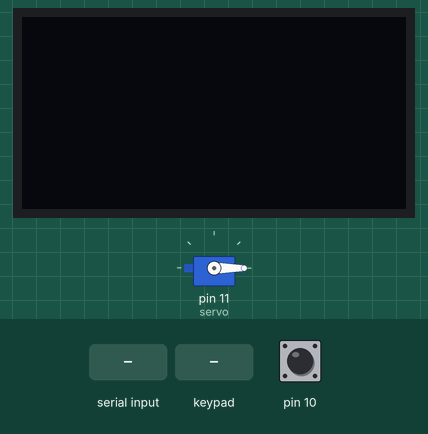
Recording of a sketch running on a simulated Arduino Uno, built with avr-gcc and run on an emulated ATmega328P. Parts: 128×64 one-colour display, servo. The inputs (shaded band) are chosen by the test bench; at power-on: pin 10 HIGH. What the sketch prints to the serial monitor is not drawn.

Above: at 1.2 s.
1.3 s: "30,150\n" received over Serial
At 1.7 s:
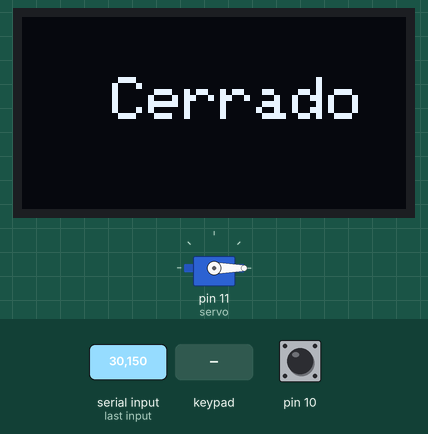
4.3 s: key 'A' pressed
At 5.6 s:
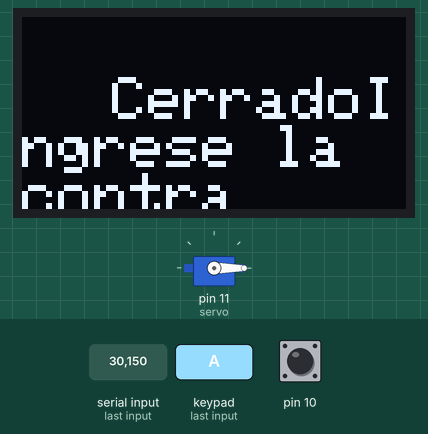
5.9 s: keypad keys 9 8 7 6 A pressed 0.4 s apart
At 8.3 s:
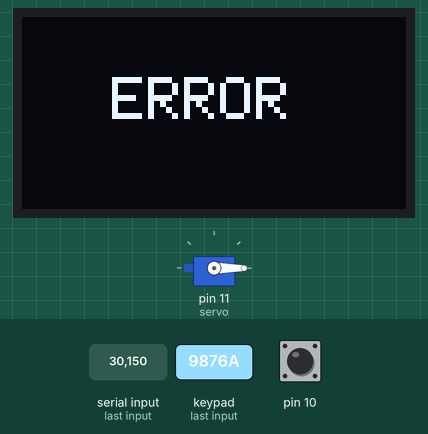
9.4 s: key 'B' pressed
At 10.4 s:
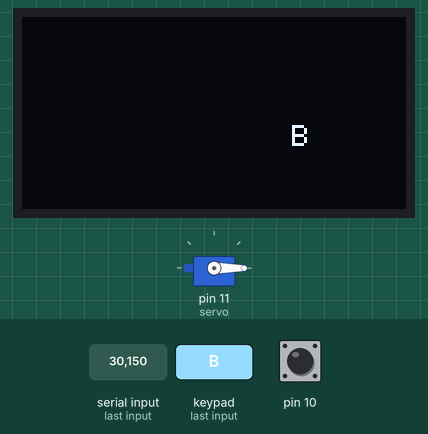
10.9 s: key 'D' pressed
At 13.7 s:
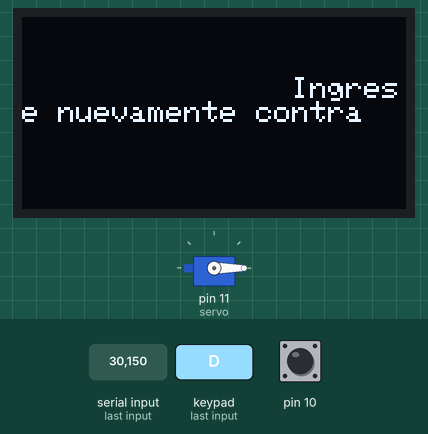
13.9 s: "1" received over Serial
At 14.9 s:
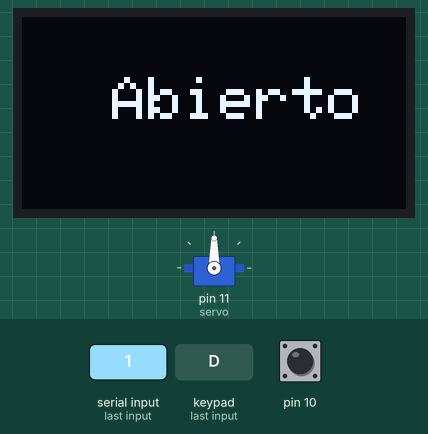
Timing chart, 0 to 16.4 s (numbered marks = the images above; inputs shaded):
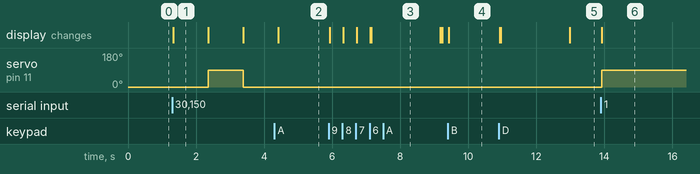

Measured:
- after the input at 1.3 s, servo on pin 11 (servo): 0° → 90° after 1.1 s, → 0° 1.0 s later; the display: changes at once (image 1)
- after the input at 4.3 s, the display: changes after 0.11 s (image 2)
- after the input at 5.9 s, the display: first changes at once (image 3 shows a later state)
- after the input at 9.4 s, the display: changes at once (image 4)
- after the input at 10.9 s, the display: first changes at once (image 5 shows a later state)
- after the input at 13.9 s, servo on pin 11 (servo): 0° → 90° at once; the display: changes at once (image 6)
- what the display in image 1 shows lasts 1.1 s, from 1.3 s to 2.4 s

The sketch:

Puerta_candado.ino
```cpp
#include <SPI.h>
#include <Wire.h>
#include <Adafruit_GFX.h>
#include <Adafruit_SSD1306.h>
#include <LiquidCrystal_I2C.h> // Incluir la libreria LiquidCrystal_I2C
#include <Keypad.h>            // Incluir la libreria Keypad
#include <Servo.h>             // Incluir la libreria Servo
#include <EEPROM.h>           //incluir libreria EEPROM para guardar datos por si se apaga la placa
Adafruit_SSD1306 display = Adafruit_SSD1306(128, 64, &Wire);
int estado=0;                  // 0=cerrado 1=abierto
Servo servo;                 // Crea el objeto servo
const byte FILAS = 4;          // define numero de filas
const byte COLUMNAS = 4;       // define numero de columnas
char keys[FILAS][COLUMNAS] = {    // define la distribucion de teclas
  {'1','2','3','A'},
  {'4','5','6','B'},
  {'7','8','9','C'},
  {'*','0','#','D'}
};
byte pinesFilas[FILAS] = {9,8,7,6};         // pines correspondientes a las filas
byte pinesColumnas[COLUMNAS] = {5,4,3,2};  // pines correspondientes a las columnas
Keypad teclado = Keypad(makeKeymap(keys), pinesFilas, pinesColumnas, FILAS, COLUMNAS);  // crea objeto teclado
int value,pw,currentpw=1234;
int guardado =0;
char key;
char valor = 0;

void setup(){

  Serial.begin(9600);
  teclado.setHoldTime(1000);
  EEPROM.get(0,pw);
  if(pw!=currentpw &&pw>0){
    currentpw=pw;
    }
    display.clearDisplay();
    Serial.println(currentpw);
  display.begin(SSD1306_SWITCHCAPVCC, 0x3C); // Otra direccion es la 0x3D
  display.clearDisplay();
  display.setTextColor(SSD1306_WHITE);
 servo.attach(11);        // Asocia el servo1 al pin 11
 servo.write(0);                // Gira el servo a 0 grados
 limpia();
}
int password(void){
  int pass,i=0;
  String keyword;
  while(i<4){
    key= teclado.waitForKey();
    display.clearDisplay();
    display.print(key);
    display.display();
    if(key >='0'&& key<='9'){
     keyword+=key;
     i++;
      }
      if(key=='D'){
        i=4;
        Serial.print("nashe");}
      }
    if(keyword.length()>0){
      pass = keyword.toInt();}
    else{
      pass =0;
      }
      return (pass);
}
void loop(){
  char keyop;
  if(Serial.available()>0){
    valor = Serial.read();

  if(valor == '1'){
  display.clearDisplay();         // Borra la pantalla
  display.setTextSize(2);         // Tamaño de la fuente del texto 1 - 2 - 3 - 4 - 5
  display.setCursor(30,20);       // (X,Y) . (Horizontal, Vertical)
  display.print("Abierto");  // texto a mostrar / si es variable sin comillas
  display.display() ;       // Muestra el Texto en la pantalla
  servo.write(90);
  Serial.println(valor);
  estado = 1; // valor en 1 por si quiere cambiar la clave del teclado
  delay(1000);}
  if(valor == '0'){
  display.clearDisplay();         // Borra la pantalla
  display.setTextSize(2);         // Tamaño de la fuente del texto 1 - 2 - 3 - 4 - 5
  display.setCursor(30,20);       // (X,Y) . (Horizontal, Vertical)
  display.print("Cerrado");  // texto a mostrar / si es variable sin comillas
  display.display();
    servo.write(0);
    Serial.println(valor);
    estado = 0; // cambiar valor por si quiere cambiar clave de candado
    delay(1000);}
  }
  key=teclado.getKey();

  if(key>='A' && key<='C'){
     keyop = key;
     Serial.println(keyop);
     display.print("Ingrese la contra");
     display.display();
     pw = password();
     if(pw == currentpw){
      abierto();
  }
  else{
    error();}
  }
  if((digitalRead(10)==0)&& (estado==1)){
        nueva_clave();}


}

  void error(){

  display.clearDisplay();         // Borra la pantalla
  display.setTextSize(2);         // Tamaño de la fuente del texto 1 - 2 - 3 - 4 - 5
  display.setCursor(30,20);       // (X,Y) . (Horizontal, Vertical)
  display.print("ERROR");  // texto a mostrar / si es variable sin comillas
  display.display();
  delay(2000);
  display.clearDisplay();
  display.setTextSize(1);
  display.print("Ingrese nuevamente contra");
  display.display();
  limpia();
}
/////////////////////abierto o cerrado //////////////////////////////
void abierto(){
   if(estado==0){
      estado=1;
  display.clearDisplay();         // Borra la pantalla
  display.setTextSize(2);         // Tamaño de la fuente del texto 1 - 2 - 3 - 4 - 5
  display.setCursor(30,20);       // (X,Y) . (Horizontal, Vertical)
  display.print("Abierto");  // texto a mostrar / si es variable sin comillas
  display.print(estado);
  display.display();
      servo.write(90);                 // Gira el servo a 90 grados  abre la puerta
   }
   else{
    estado=0;
  display.clearDisplay();         // Borra la pantalla
  display.setTextSize(2);         // Tamaño de la fuente del texto 1 - 2 - 3 - 4 - 5
  display.setCursor(30,20);       // (X,Y) . (Horizontal, Vertical)
  display.print("Cerrado");  // texto a mostrar / si es variable sin comillas
  display.print(estado);
  display.display();
    servo.write(0);                // Gira el servo a 0 grados  cierra la puerta
   }
 limpia();
}

/////////////////////Nueva_Clave //////////////////////////////
void nueva_clave(){
   display.clearDisplay();         // Borra la pantalla
  display.setTextSize(2);         // Tamaño de la fuente del texto 1 - 2 - 3 - 4 - 5
  display.setCursor(30,20);       // (X,Y) . (Horizontal, Vertical)
  display.print("Nueva Clave");  // texto a mostrar / si es variable sin comillas
  display.display();
  pw =password();
  EEPROM.put(0,pw);
  display.clearDisplay();
  display.print("contraseña cambiada");
  display.display();
  currentpw = pw;
  delay(2000);

}

///////////////////// limpia //////////////////////////////
void limpia(){
  display.clearDisplay();
}
```
